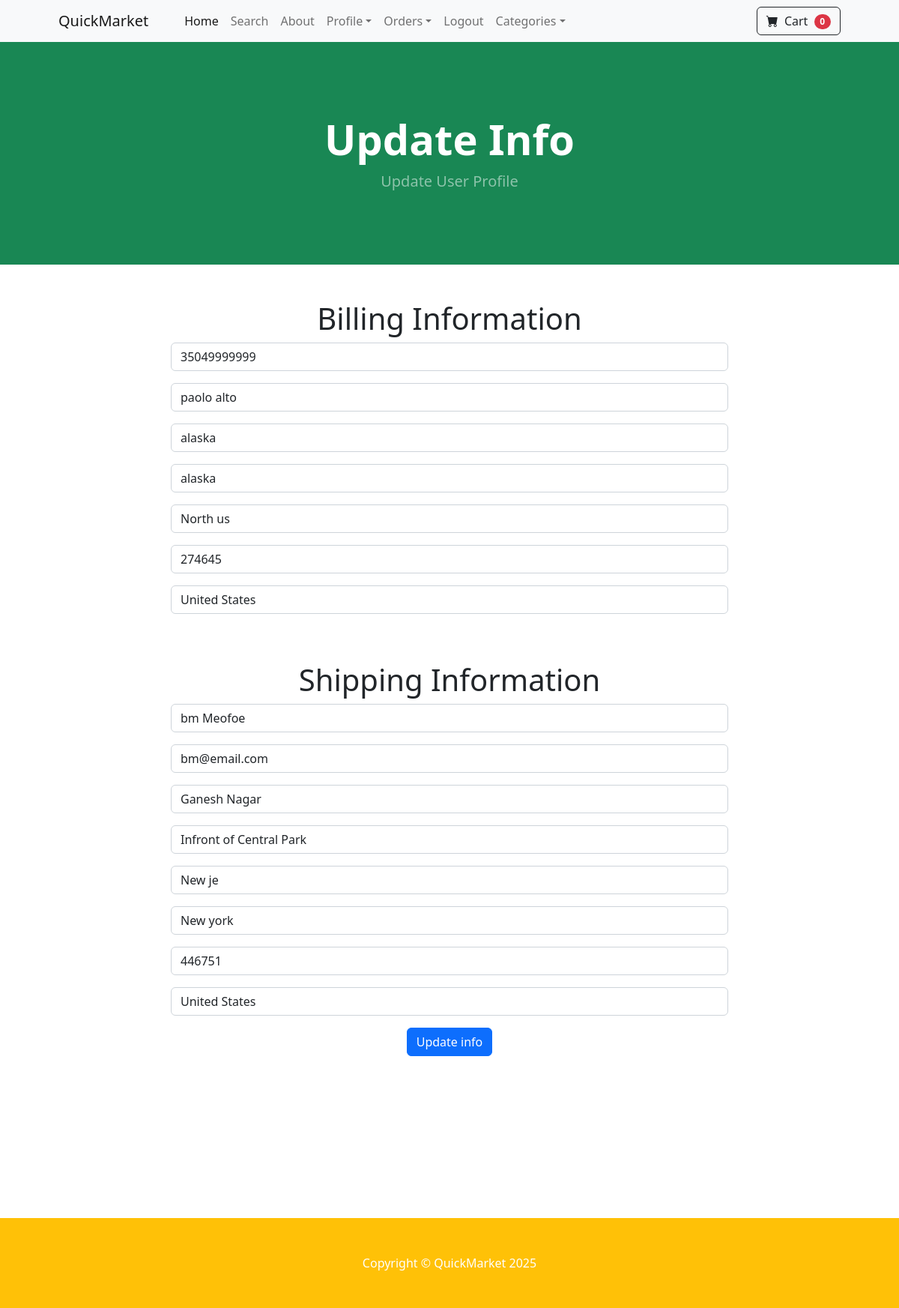
/update_info/ (signed in), run on the app's committed database.
### store/models.py (models this page shows, shortened)
class Profile(models.Model):
	user = models.OneToOneField(User, on_delete=models.CASCADE)
	date_modified = models.DateTimeField(User, auto_now=True)
	phone = models.CharField(max_length=20, blank=True)
	address1 = models.CharField(max_length=200, blank=True)
	address2 = models.CharField(max_length=200, blank=True)
	city = models.CharField(max_length=200, blank=True)
	state = models.CharField(max_length=200, blank=True)
	zipcode = models.CharField(max_length=200, blank=True)
	country = models.CharField(max_length=200, blank=True)
	old_cart = models.CharField(max_length=200, blank=True, null=True)

### payment/models.py (models this page shows, shortened)
class ShippingAddress(models.Model):
	user = models.ForeignKey(User, on_delete=models.CASCADE, null=True, blank=True)
	shipping_full_name = models.CharField(max_length=255)
	shipping_email = models.CharField(max_length=255)
	shipping_address1 = models.CharField(max_length=255)
	shipping_address2 = models.CharField(max_length=255, null=True, blank=True)
	shipping_city = models.CharField(max_length=255)
	shipping_state = models.CharField(max_length=255, null=True, blank=True)
	shipping_zipcode = models.CharField(max_length=255, null=True, blank=True)
	shipping_country = models.CharField(max_length=255)
	class Meta:
		verbose_name_plural = "Shipping Address"

### store/views.py (the view)
# urls.py: path('update_info/', views.update_info, name='update_info'),
def update_info(request):
	if request.user.is_authenticated:
		current_user = Profile.objects.get(user__id=request.user.id)
		shipping_user = ShippingAddress.objects.get(user__id=request.user.id)
		form = UserInfoForm(request.POST or None, instance=current_user)
		shipping_form = ShippingForm(request.POST or None, instance=shipping_user)
		if form.is_valid() or shipping_form.is_valid():
			form.save()
			shipping_form.save()
			messages.success(request, "Your Info Has Been Updated!!")
			return redirect('home')
		return render(request, "update_info.html", {'form':form, 'shipping_form':shipping_form})
	else:
		messages.success(request, "You Must Be Logged In To Access That Page!!")
		return redirect('home')

### store/forms.py
class UserInfoForm(forms.ModelForm):
	phone = forms.CharField(label="", widget=forms.TextInput(attrs={'class':'form-control', 'placeholder':'Phone'}), required=False)
	address1 = forms.CharField(label="", widget=forms.TextInput(attrs={'class':'form-control', 'placeholder':'Address 1'}), required=False)
	address2 = forms.CharField(label="", widget=forms.TextInput(attrs={'class':'form-control', 'placeholder':'Address 2'}), required=False)
	city = forms.CharField(label="", widget=forms.TextInput(attrs={'class':'form-control', 'placeholder':'City'}), required=False)
	state = forms.CharField(label="", widget=forms.TextInput(attrs={'class':'form-control', 'placeholder':'State'}), required=False)
	zipcode = forms.CharField(label="", widget=forms.TextInput(attrs={'class':'form-control', 'placeholder':'Zipcode'}), required=False)
	country = forms.CharField(label="", widget=forms.TextInput(attrs={'class':'form-control', 'placeholder':'Country'}), required=False)
	class Meta:
		model = Profile
		fields = ('phone', 'address1', 'address2', 'city', 'state', 'zipcode', 'country', )

### cart/cart.py (called while the page is built)
    def __len__(self):
        return len(self.cart)

### cart/context_processors.py (called while the page is built)
def cart(request):
    return {'cart': Cart(request)}

### store/templates/update_info.html (shortened to what this page needs)
 {% extends "base.html" %}
{% block content %}
<header class="bg-success py-5">
    <div class="container px-4 px-lg-5 my-5">
        <div class="text-center text-white">
            <h1 class="display-4 fw-bolder">Update Info</h1>
            <p class="lead fw-normal text-white-50 mb-0">Update User Profile</p>
        </div>
    </div>
</header>
<div class="container">
    <div class="row">
        <center>
            <div class="col-8">
                <br/><br/>
                <h1><srtong>Billing Information</strong></h1>
                <form method="post" action="{% url 'update_info' %}">
                    {{ form.as_p }}
                    <br/><br/>
                    <h1><srtong>Shipping Information</strong></h1>
                    {{shipping_form.as_p}}
                    <button type="submit" class="btn btn-primary">Update info</button>
                    <br/><br/>
                </form>
                <br/><br/>
                <br/><br/>
                <br/><br/>
                <br/><br/>
            </div>
        </center>
    </div>
</div>
{% endblock content %}

### data on the page
Profile: phone "35049999999", address1 "paolo alto", address2 "alaska", city "alaska", state "North us", zipcode "274645", country "United States"
ShippingAddress: shipping_full_name "bm Meofoe", shipping_email "bm@email.com", shipping_address1 "Ganesh Nagar", shipping_address2 "Infront of Central Park", shipping_city "New je", shipping_state "New york", shipping_zipcode "446751", shipping_country "United States"

### other printed values
{{ cart|length }} "0"
